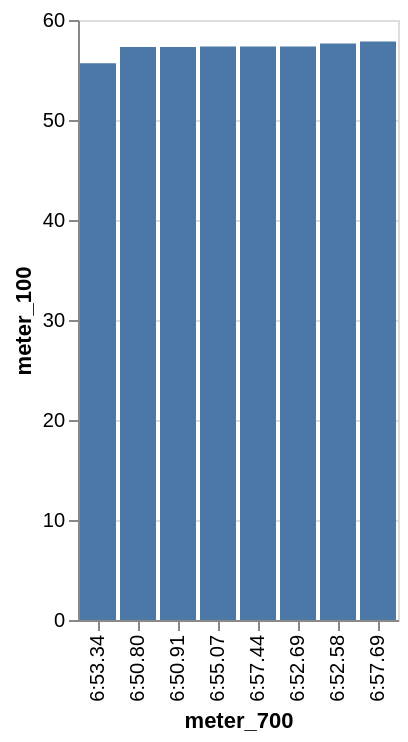

This figure's Vega-Lite source:
### Vega-Lite specification from a JSON file in a GitHub repository (floating-point values rounded to 4 significant figures)
{"data": {"values": [{"x_data": "6:53.34", "y_data": 55.67}, {"x_data": "6:50.80", "y_data": 57.31}, {"x_data": "6:50.91", "y_data": 57.31}, {"x_data": "6:55.07", "y_data": 57.34}, {"x_data": "6:57.44", "y_data": 57.34}, {"x_data": "6:52.69", "y_data": 57.35}, {"x_data": "6:52.58", "y_data": 57.66}, {"x_data": "6:57.69", "y_data": 57.84}]}, "mark": "bar", "encoding": {"x": {"field": "x_data", "type": "nominal", "title": "meter_700", "sort": {"op": "sum", "field": "y_data", "order": "ascending"}}, "y": {"field": "y_data", "type": "quantitative", "title": "meter_100"}}}
